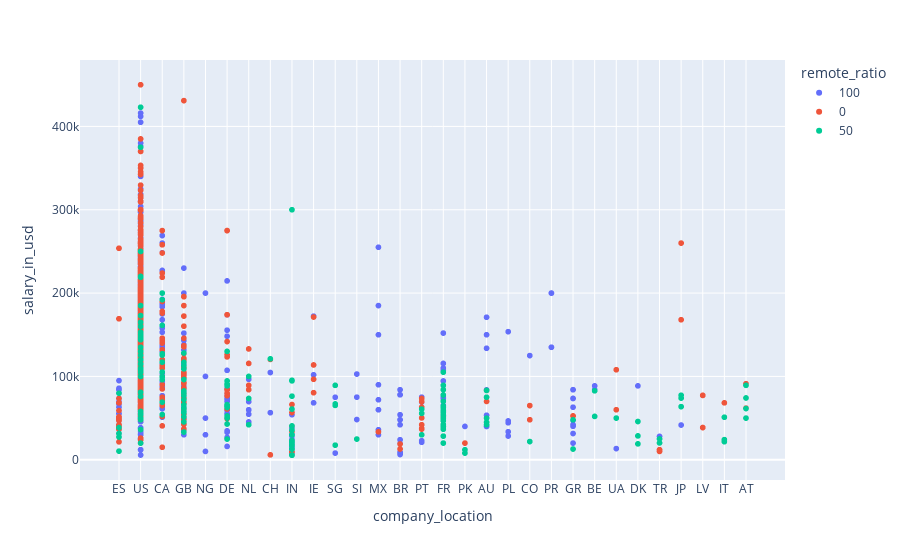

The notebook cell saved with this chart:
### Code cell
px.scatter(df, x='company_location', y='salary_in_usd', color='remote_ratio')

### Figure 1 — Plotly figure (JSON) as saved in the notebook; plotly's stock layout.template omitted (floating-point values rounded to 4 significant figures; data arrays with more than 128 entries replaced by an {"elided": "..."} marker saying what was removed)
{"data": [{"hovertemplate": "remote_ratio=100<br>company_location=%{x}<br>salary_in_usd=%{y}<extra></extra>", "legendgroup": "100", "marker": {"color": "#636efa", "symbol": "circle"}, "mode": "markers", "name": "100", "showlegend": true, "type": "scattergl", "x": {"elided": "1613 str values"}, "xaxis": "x", "y": {"elided": "1613 int values"}, "yaxis": "y"}, {"hovertemplate": "remote_ratio=0<br>company_location=%{x}<br>salary_in_usd=%{y}<extra></extra>", "legendgroup": "0", "marker": {"color": "#EF553B", "symbol": "circle"}, "mode": "markers", "name": "0", "showlegend": true, "type": "scattergl", "x": {"elided": "1903 str values"}, "xaxis": "x", "y": {"elided": "1903 int values"}, "yaxis": "y"}, {"hovertemplate": "remote_ratio=50<br>company_location=%{x}<br>salary_in_usd=%{y}<extra></extra>", "legendgroup": "50", "marker": {"color": "#00cc96", "symbol": "circle"}, "mode": "markers", "name": "50", "showlegend": true, "type": "scattergl", "x": {"elided": "169 str values"}, "xaxis": "x", "y": {"elided": "169 int values"}, "yaxis": "y"}], "layout": {"legend": {"title": {"text": "remote_ratio"}, "tracegroupgap": 0}, "margin": {"t": 60}, "xaxis": {"anchor": "y", "domain": [0, 1], "title": {"text": "company_location"}}, "yaxis": {"anchor": "x", "domain": [0, 1], "title": {"text": "salary_in_usd"}}}}
